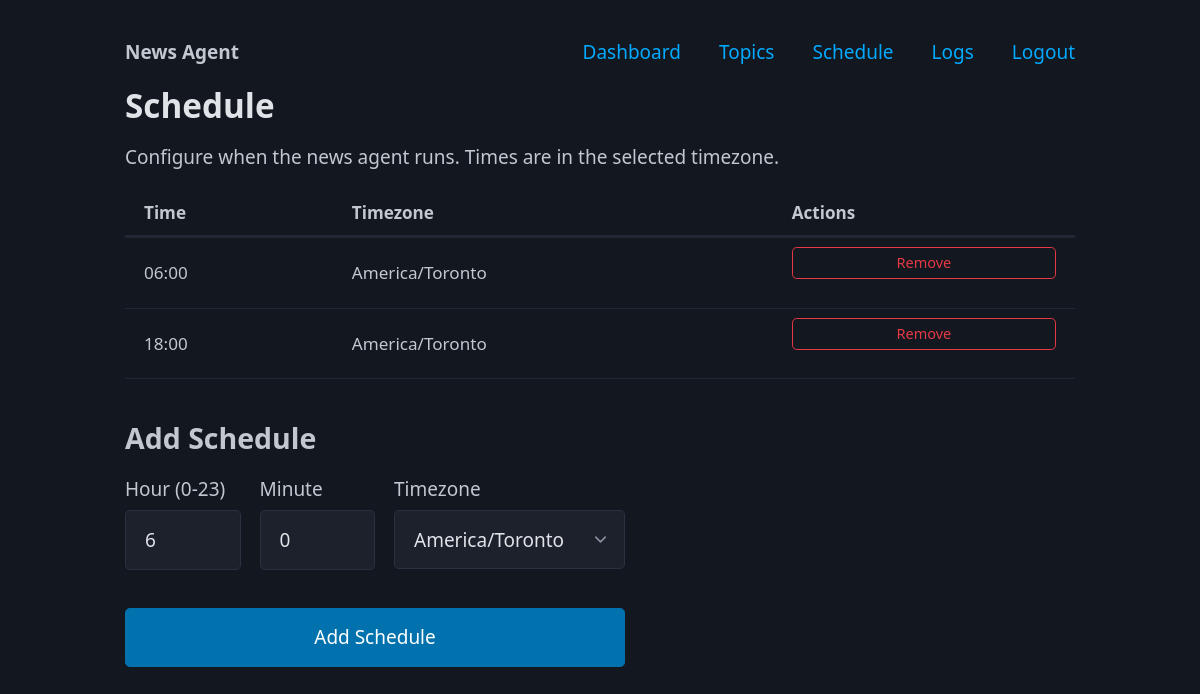
The page /news/schedule (signed in) on the database its author committed.
### tables this page shows
CREATE TABLE schedule (
    id INTEGER PRIMARY KEY AUTOINCREMENT,
    hour INTEGER NOT NULL,
    minute INTEGER NOT NULL DEFAULT 0,
    timezone TEXT NOT NULL DEFAULT 'America/Toronto',
    is_active INTEGER NOT NULL DEFAULT 1
);

### app.py (the view, shortened to what this page needs)
@bp.route("/schedule", methods=["GET", "POST"])
@login_required
def schedule():
    schedules = db.get_schedules()
    return render_template("schedule.html", schedules=schedules)

### app.py (called while the page is built)
def login_required(f):
    @wraps(f)
    def decorated(*args, **kwargs):
        if not session.get("authenticated"):
            return redirect(url_for("main.login"))
        return f(*args, **kwargs)
    return decorated

### db.py (called while the page is built)
def _get_conn():
    os.makedirs(os.path.dirname(DB_PATH), exist_ok=True)
    conn = sqlite3.connect(DB_PATH)
    conn.row_factory = sqlite3.Row
    conn.execute("PRAGMA journal_mode=WAL")
    conn.execute("PRAGMA foreign_keys=ON")
    return conn

def get_schedules():
    conn = _get_conn()
    try:
        rows = conn.execute("SELECT * FROM schedule ORDER BY hour, minute").fetchall()
        return [dict(r) for r in rows]
    finally:
        conn.close()

### templates/schedule.html (shortened to what this page needs)
{% extends "base.html" %}
{% block content %}
<h2>Schedule</h2>
<p>Configure when the news agent runs. Times are in the selected timezone.</p>
{% if schedules %}
<table>
    <thead>
        <tr>
            <th>Time</th>
            <th>Timezone</th>
            <th>Actions</th>
        </tr>
    </thead>
    <tbody>
        {% for s in schedules %}
        <tr>
            <td>{{ '%02d:%02d' | format(s.hour, s.minute) }}</td>
            <td>{{ s.timezone }}</td>
            <td>
                <form method="post" action="{{ url_for('main.schedule_delete', schedule_id=s.id) }}" style="margin: 0;" onsubmit="return confirm('Remove this schedule?')">
                    <button type="submit" class="outline" style="padding: 4px 12px; font-size: 0.85em; --pico-color: #e63946; --pico-border-color: #e63946;">Remove</button>
                </form>
            </td>
        </tr>
        {% endfor %}
    </tbody>
</table>
{% else %}
<p>No schedules configured. The agent will not run automatically.</p>
{% endif %}
<h3>Add Schedule</h3>
<form method="post" style="max-width: 500px;">
    <div style="display: grid; grid-template-columns: 1fr 1fr 2fr; gap: 1rem;">
        <div>
            <label for="hour">Hour (0-23)</label>
            <input type="number" id="hour" name="hour" min="0" max="23" value="6" required>
        </div>
        <div>
            <label for="minute">Minute</label>
            <input type="number" id="minute" name="minute" min="0" max="59" value="0" required>
        </div>
        <div>
            <label for="timezone">Timezone</label>
            <select id="timezone" name="timezone">
                <option value="America/Toronto" selected>America/Toronto</option>
            </select>
        </div>
    </div>
    <button type="submit" style="margin-top: 1rem;">Add Schedule</button>
</form>
{% endblock %}

### templates/base.html (style rules this page uses)
table { font-size: 0.9em; }

### rows shown on the page
schedule: hour+minute "06:00", timezone "America/Toronto"
schedule: hour+minute "18:00", timezone "America/Toronto"
